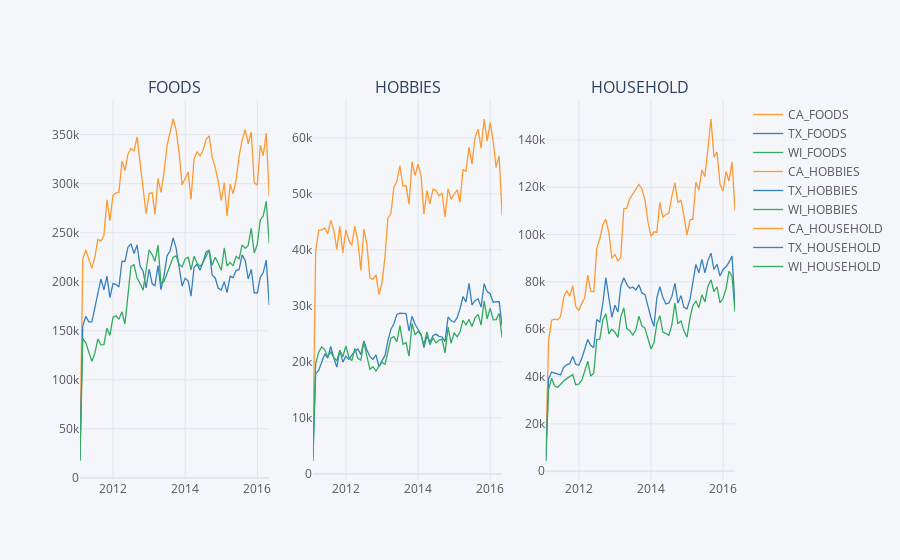

Source (notebook cell):
### Markdown cell above
**Plotting Monthly Sales Across States and  Departments**

### Code cell
dept_cat_level = sales_data.groupby(["state_id","cat_id"])[date_col].sum().reset_index().set_index(["state_id","cat_id"]).T
dept_cat_level['datum'] = [base + datetime.timedelta(days=x) for x in range(1913)]
dept_cat_level.set_index('datum', drop=True, inplace=True)
dept_cat_level.sort_index(inplace=True)
dept_cat_level.columns = [f'{i}_{j}' if j != '' else f'{i}' for i,j in dept_cat_level.columns]
dept_cat_monthly_level = dept_cat_level.groupby(pd.Grouper(freq='1M')).sum()
cf.Figure(cf.subplots([dept_cat_monthly_level[['CA_FOODS','TX_FOODS','WI_FOODS']].figure(),
                       dept_cat_monthly_level[['CA_HOBBIES','TX_HOBBIES','WI_HOBBIES']].figure(),
                       dept_cat_monthly_level[['CA_HOUSEHOLD','TX_HOUSEHOLD','WI_HOUSEHOLD']].figure()],shape=(1,3),subplot_titles=('FOODS', 'HOBBIES', 'HOUSEHOLD'))).iplot()
